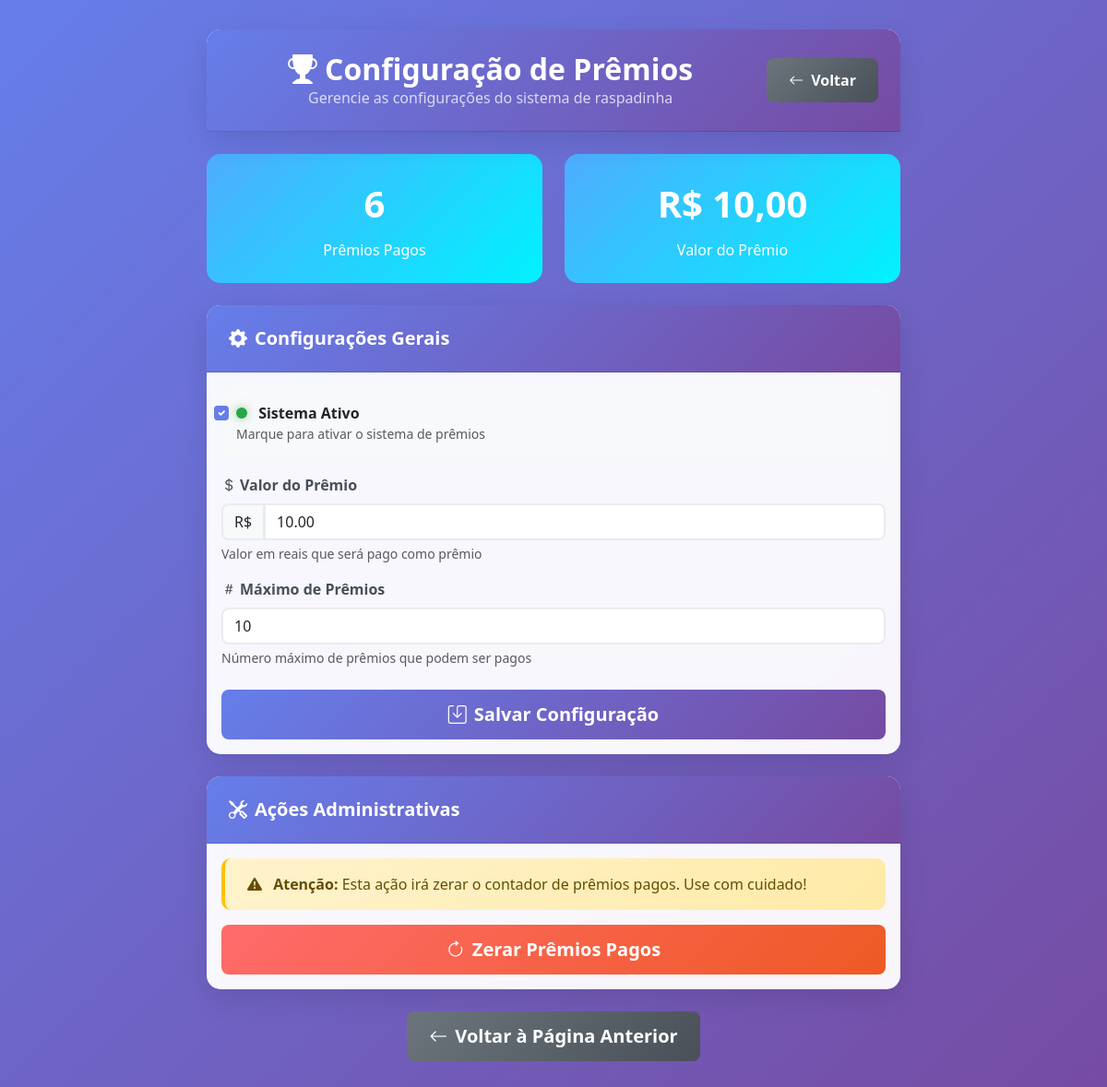
Page /admin/forcar_premio.php (signed in) on the committed database.
### tables this page shows
CREATE TABLE `raspadinha_config` (
  `id` int(11) NOT NULL,
  `ativo` tinyint(1) NOT NULL DEFAULT 0 COMMENT 'Sistema de prêmio forçado ativo',
  `max_premios` int(11) NOT NULL DEFAULT 10 COMMENT 'Máximo de prêmios a pagar',
  `premios_pagos` int(11) NOT NULL DEFAULT 0 COMMENT 'Prêmios já pagos',
  `valor_premio` decimal(10,2) NOT NULL DEFAULT 10.00 COMMENT 'Valor do prêmio forçado',
  `created_at` timestamp NULL DEFAULT current_timestamp(),
  `updated_at` timestamp NULL DEFAULT current_timestamp() ON UPDATE current_timestamp()
);

### admin/forcar_premio.php (the view, shortened to what this page needs)
<?php
require '../includes/db.php';
class PremioManager {
    private $conn;
    public function __construct($connection) {
        $this->conn = $connection;
    }
    public function obterConfiguracao() {
        try {
            $stmt = $this->conn->prepare("SELECT * FROM raspadinha_config LIMIT 1");
            $stmt->execute();
            $result = $stmt->get_result();
            if ($result->num_rows > 0) {
                return $result->fetch_assoc();
            }
        } catch (Exception $e) {
            error_log("Erro ao obter configuração: " . $e->getMessage());
            throw new Exception("Erro ao carregar configurações.");
        }
    }
}
$premioManager = new PremioManager($conn);
try {
    $premioManager->verificarPermissaoAdmin();
    $config = $premioManager->obterConfiguracao();
} catch (Exception $e) {
    $mensagem = $e->getMessage();
    $tipoMensagem = "error";
    if (strpos($mensagem, "Acesso negado") !== false) {
        http_response_code(403);
        die("
        <!DOCTYPE html>
        <html lang='pt-br'>
        <head>
            <meta charset='UTF-8'>
            <meta name='viewport' content='width=device-width, initial-scale=1.0'>
            <title>Acesso Negado</title>
            <style>
                body { font-family: Arial, sans-serif; text-align: center; padding: 50px; background-color: #f8f9fa; }
                .error-container { max-width: 500px; margin: 0 auto; background: white; padding: 30px; border-radius: 10px; box-shadow: 0 2px 10px rgba(0,0,0,0.1); }
                .error-icon { font-size: 48px; color: #dc3545; margin-bottom: 20px; }
                h1 { color: #dc3545; margin-bottom: 20px; }
                p { color: #6c757d; margin-bottom: 30px; }
                .btn { padding: 10px 20px; background-color: #007bff; color: white; text-decoration: none; border-radius: 5px; }
            </style>
        </head>
        <body>
            <div class='error-container'>
                <div class='error-icon'>🚫</div>
                <h1>Acesso Negado</h1>
                <p>Você não tem permissão para acessar esta página. É necessário ser administrador.</p>
                <a href='../index.php' class='btn'>Voltar ao Início</a>
            </div>
        </body>
        </html>
        ");
    }
    $config = [
        'ativo' => 0,
        'valor_premio' => 0.00,
        'max_premios' => 0,
        'premios_pagos' => 0
    ];
}
?>
<!DOCTYPE html>
<html lang="pt-br">
<head>
    <link href="https://cdn.jsdelivr.net/npm/bootstrap@5.3.0/dist/css/bootstrap.min.css" rel="stylesheet">
    <link href="https://cdn.jsdelivr.net/npm/bootstrap-icons@1.10.0/font/bootstrap-icons.css" rel="stylesheet">
</head>
<body>
    <div class="container main-container">
        <div class="row justify-content-center">
            <div class="col-lg-8 col-md-10">
                <div class="card mb-4">
                    <div class="card-header">
                        <div class="d-flex justify-content-between align-items-center">
                            <div class="text-center flex-grow-1">
                                <h2><i class="bi bi-trophy-fill me-2"></i>Configuração de Prêmios</h2>
                                <p class="mb-0 opacity-75">Gerencie as configurações do sistema de raspadinha</p>
                            </div>
                            <div class="ms-3">
                                <a href="javascript:history.back()" class="btn-voltar" title="Voltar à página anterior">
                                    <i class="bi bi-arrow-left"></i>
                                    <span class="d-none d-md-inline">Voltar</span>
                                </a>
                            </div>
                        </div>
                    </div>
                </div>
                <div class="row mb-4">
                    <div class="col-md-6">
                        <div class="stats-card">
                            <div class="stats-number"><?= number_format($config['premios_pagos']) ?></div>
                            <div>Prêmios Pagos</div>
                        </div>
                    </div>
                    <div class="col-md-6">
                        <div class="stats-card">
                            <div class="stats-number valor-preview">R$ <?= number_format($config['valor_premio'], 2, ',', '.') ?></div>
                            <div>Valor do Prêmio</div>
                        </div>
                    </div>
                </div>
                <div class="card mb-4">
                    <div class="card-header">
                        <h5 class="mb-0"><i class="bi bi-gear-fill me-2"></i>Configurações Gerais</h5>
                    </div>
                    <div class="card-body">
                        <form method="POST" id="configForm">
                            <div class="form-check mb-3">
                                <input class="form-check-input" type="checkbox" name="ativo" id="ativo"
                                       <?= $config['ativo'] ? 'checked' : '' ?>>
                                <label class="form-check-label" for="ativo">
                                    <span class="status-indicator <?= $config['ativo'] ? 'status-active' : 'status-inactive' ?>"></span>
                                    <strong>Sistema Ativo</strong>
                                    <small class="d-block text-muted">Marque para ativar o sistema de prêmios</small>
                                </label>
                            </div>
                            <div class="mb-3">
                                <label for="valor" class="form-label">
                                    <i class="bi bi-currency-dollar me-1"></i>Valor do Prêmio
                                </label>
                                <div class="input-group">
                                    <span class="input-group-text">R$</span>
                                    <input type="number" class="form-control" name="valor" id="valor"
                                           step="0.01" min="0" max="999999.99"
                                           value="<?= number_format($config['valor_premio'], 2, '.', '') ?>"
                                           required aria-describedby="valor-help">
                                </div>
                                <div class="form-text" id="valor-help">Valor em reais que será pago como prêmio</div>
                            </div>
                            <div class="mb-4">
                                <label for="max" class="form-label">
                                    <i class="bi bi-hash me-1"></i>Máximo de Prêmios
                                </label>
                                <input type="number" class="form-control" name="max" id="max"
                                       min="0" max="999999" value="<?= $config['max_premios'] ?>"
                                       required aria-describedby="max-help">
                                <div class="form-text" id="max-help">Número máximo de prêmios que podem ser pagos</div>
                            </div>
                            <div class="d-grid">
                                <button type="submit" class="btn btn-primary btn-lg">
                                    <i class="bi bi-save me-2"></i>Salvar Configuração
                                </button>
                            </div>
                        </form>
                    </div>
                </div>
                <div class="card mb-4">
                    <div class="card-header">
                        <h5 class="mb-0"><i class="bi bi-tools me-2"></i>Ações Administrativas</h5>
                    </div>
                    <div class="card-body">
                        <div class="alert alert-warning">
                            <i class="bi bi-exclamation-triangle-fill me-2"></i>
                            <strong>Atenção:</strong> Esta ação irá zerar o contador de prêmios pagos. Use com cuidado!
                        </div>
                        <form method="POST" id="zerarForm">
                            <div class="d-grid">
                                <button type="submit" class="btn btn-danger btn-lg"
                                        onclick="return confirmarZerarPremios()">
                                    <i class="bi bi-arrow-clockwise me-2"></i>Zerar Prêmios Pagos
                                </button>
                            </div>
                        </form>
                    </div>
                </div>
                <div class="text-center mb-4">
                    <a href="javascript:history.back()" class="btn btn-secondary btn-lg">
                        <i class="bi bi-arrow-left me-2"></i>Voltar à Página Anterior
                    </a>
                </div>
            </div>
        </div>
    </div>
</body>
</html>

### admin/forcar_premio.php (style rules this page uses)
body { background: linear-gradient(135deg, #667eea 0%, #764ba2 100%); min-height: 100vh; font-family: 'Segoe UI', Tahoma, Geneva, Verdana, sans-serif; }
.main-container { padding: 2rem 0; }
.card { border: none; border-radius: 15px; box-shadow: 0 10px 30px rgba(0, 0, 0, 0.1); backdrop-filter: blur(10px); background: rgba(255, 255, 255, 0.95); animation: fadeInUp 0.6s ease-out; transition: all 0.3s ease; }
.card-header { background: linear-gradient(135deg, #667eea 0%, #764ba2 100%); color: white; border-radius: 15px 15px 0 0 !important; padding: 1.5rem; }
.card-header h2, .card-header h5 { margin: 0; font-weight: 600; }
.form-label { font-weight: 600; color: #495057; margin-bottom: 0.5rem; }
.form-control, .form-check-input { border-radius: 8px; border: 2px solid #e9ecef; transition: all 0.3s ease; }
.btn { border-radius: 8px; padding: 0.75rem 1.5rem; font-weight: 600; transition: all 0.3s ease; position: relative; overflow: hidden; }
.btn::before { content: ''; position: absolute; top: 0; left: -100%; width: 100%; height: 100%; background: linear-gradient(90deg, transparent, rgba(255,255,255,0.2), transparent); transition: left 0.5s; }
.btn-primary { background: linear-gradient(135deg, #667eea 0%, #764ba2 100%); border: none; }
.btn-danger { background: linear-gradient(135deg, #ff6b6b 0%, #ee5a24 100%); border: none; }
.btn-secondary { background: linear-gradient(135deg, #6c757d 0%, #495057 100%); border: none; color: white; }
.alert { border: none; border-radius: 10px; padding: 1rem 1.5rem; animation: fadeInUp 0.5s ease-out; border-left: 4px solid; }
.alert-warning { border-left-color: #ffc107; background: linear-gradient(135deg, #fff3cd 0%, #ffeaa7 100%); }
.stats-card { background: linear-gradient(135deg, #4facfe 0%, #00f2fe 100%); color: white; border-radius: 15px; padding: 1.5rem; text-align: center; animation: slideInRight 0.8s ease-out; transition: transform 0.3s ease; }
.stats-number { font-size: 2.5rem; font-weight: bold; margin-bottom: 0.5rem; animation: pulse 2s infinite; }
.form-check { padding: 1rem; background: #f8f9fa; border-radius: 10px; margin-bottom: 1rem; transition: all 0.3s ease; }
.form-check-input:checked { background-color: #667eea; border-color: #667eea; }
.input-group-text { background: #f8f9fa; border: 2px solid #e9ecef; border-radius: 8px 0 0 8px; }
.status-indicator { display: inline-block; width: 12px; height: 12px; border-radius: 50%; margin-right: 8px; animation: pulse 2s infinite; }
.status-active { background-color: #28a745; box-shadow: 0 0 10px rgba(40, 167, 69, 0.5); }
.btn-voltar { background: linear-gradient(135deg, #6c757d 0%, #495057 100%); border: none; color: white; text-decoration: none; display: inline-flex; align-items: center; justify-content: center; gap: 0.5rem; transition: all 0.3s ease; border-radius: 8px; padding: 0.75rem 1.5rem; font-weight: 600; position: relative; overflow: hidden; }
.btn-voltar::before { content: ''; position: absolute; top: 0; left: -100%; width: 100%; height: 100%; background: linear-gradient(90deg, transparent, rgba(255,255,255,0.2), transparent); transition: left 0.5s; }

### rows in the picture
raspadinha_config: premios_pagos "6", ativo "☑", valor "10.00", max "10"
